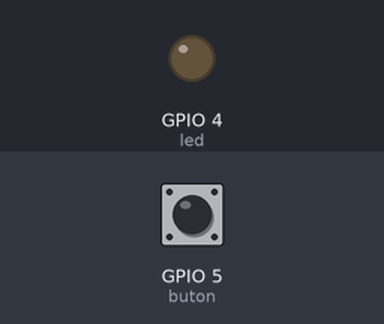
This program was run on a simulated ESP8266 board running MicroPython. Shown: output pins drawn as LEDs (lit = HIGH). The inputs (shaded band) are chosen by the test bench; at power-on: GPIO 5 (buton) LOW.

Above: at 1.2 s.
1.3 s: GPIO 5 (buton) pulled HIGH for 1.2 s
At 2.5 s:
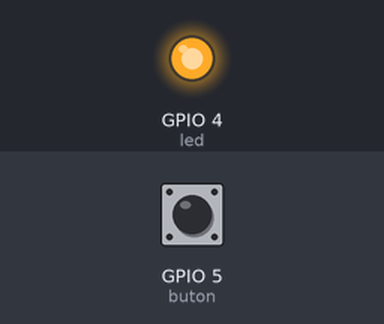
4.5 s: GPIO 5 (buton) pulled HIGH for 3.2 s
At 8.3 s:
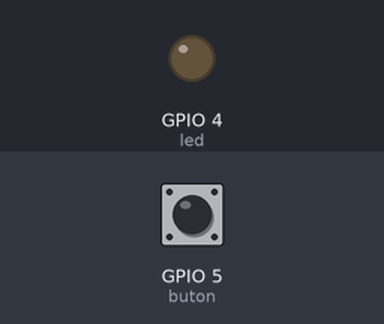
Timing chart, 0 to 9.8 s (numbered marks = the images above; inputs shaded):
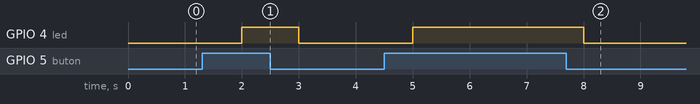

Measured:
- after the input at 1.3 s, GPIO 4 (led): LOW → HIGH after 0.70 s, → LOW 1.0 s later
- after the input at 4.5 s, GPIO 4 (led): LOW → HIGH after 0.50 s, → LOW 3.0 s later

The program:

pull-down-buton.py
```python
from machine import Pin
from time import sleep

buton_pin = 5
led_pin = 4

buton = Pin(buton_pin, Pin.IN)
led = Pin(led_pin, Pin.OUT, value=0)

butonDurumu = 0
sleep_second = 1

while True:
    butonDurumu = buton.value()

    if butonDurumu == True:
        led.on()
    else:
        led.off()

    sleep(1)
```
